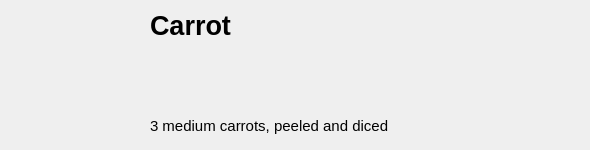
<?xml version="1.0" encoding="UTF-8"?>
<ui version="4.0">
 <class>Form</class>
 <widget class="QWidget" name="Form">
  <property name="geometry">
   <rect>
    <x>0</x>
    <y>0</y>
    <width>590</width>
    <height>150</height>
   </rect>
  </property>
  <property name="windowTitle">
   <string>Form</string>
  </property>
  <widget class="QLabel" name="image">
   <property name="geometry">
    <rect>
     <x>0</x>
     <y>0</y>
     <width>150</width>
     <height>150</height>
    </rect>
   </property>
   <property name="text">
    <string/>
   </property>
   <property name="pixmap">
    <pixmap>../../../../Downloads/images (2).jpeg</pixmap>
   </property>
   <property name="scaledContents">
    <bool>true</bool>
   </property>
  </widget>
  <widget class="QLabel" name="amount">
   <property name="geometry">
    <rect>
     <x>150</x>
     <y>110</y>
     <width>431</width>
     <height>31</height>
    </rect>
   </property>
   <property name="font">
    <font>
     <pointsize>11</pointsize>
    </font>
   </property>
   <property name="text">
    <string>3 medium carrots, peeled and diced</string>
   </property>
  </widget>
  <widget class="QLabel" name="name">
   <property name="geometry">
    <rect>
     <x>150</x>
     <y>0</y>
     <width>151</width>
     <height>51</height>
    </rect>
   </property>
   <property name="font">
    <font>
     <pointsize>20</pointsize>
     <bold>true</bold>
    </font>
   </property>
   <property name="text">
    <string>Carrot</string>
   </property>
  </widget>
 </widget>
 <resources/>
 <connections/>
</ui>
